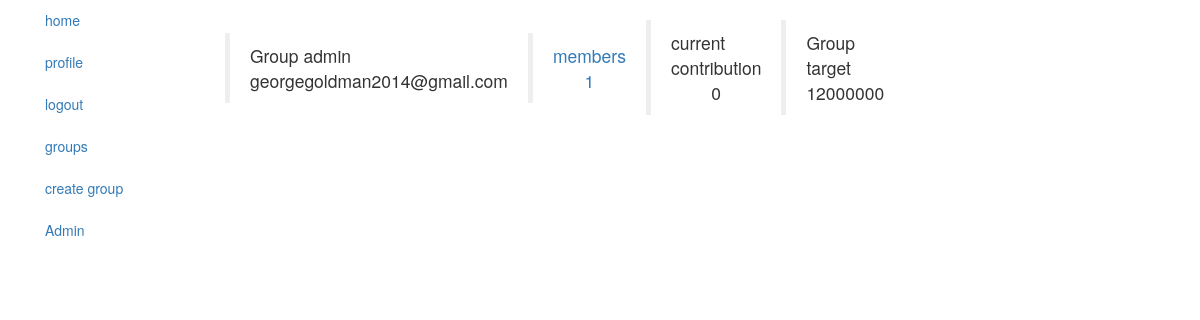
The page /group_details?group_name=Goldmine (signed in) on the database as committed earlier.
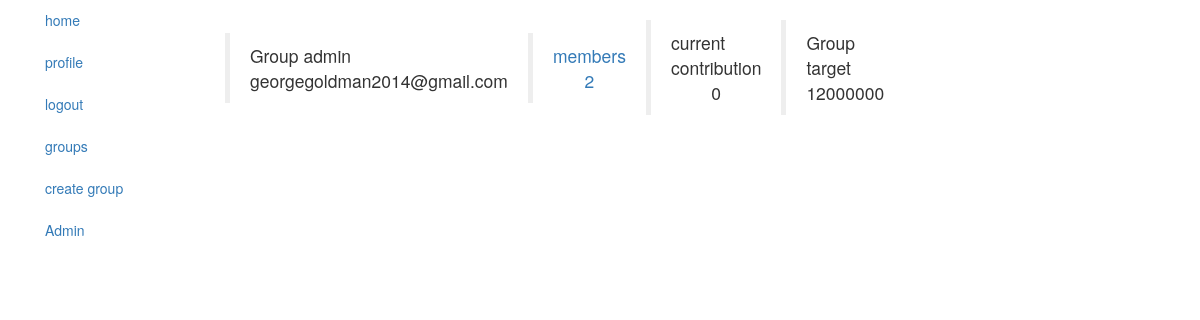
The same page on the database as committed later.
### application/models.py (models this page shows, shortened)
class Group(db.Model):
    id = db.Column(db.Integer, primary_key=True)
    group_name = db.Column(db.String(80))
    group_admin = db.Column(db.String(80))
    group_members = db.Column(db.Integer)
    group_target = db.Column(db.Integer)
    current_contribution = db.Column(db.Integer)
    members = db.relationship('Member', backref='members', lazy=True)
    user_id = db.Column(db.Integer, db.ForeignKey('user.id'))

### application/views.py (the view)
@view.route('/group_details')
@login_required
def group_details():
    group_name = request.args.get('group_name')
    group = Group.query.filter_by(group_name=group_name).first()
    return render_template('group-details.html', group=group)

### application/__init__.py (called while the page is built)
@login_manager.user_loader
def load_user(user_id):
    return User.query.get(user_id)

### application/templates/group-details.html
{% extends 'layout.html'%}
{% block content %}
  <br><div>
    <table>
      <tr>
          <td >
                <blockquote>Group admin<br>
              <center>{{group.group_admin}}</center></blockquote>
          </td>
          <td colspan="7">
                <a href="/member?members={{group.group_name}}">
                  <blockquote>members<br>
                <center>{{group.group_members}}</center></blockquote>
                </a>
          </td>
          <td colspan="7">
                <blockquote> current contribution<br>
                  <center>{{group.current_contribution}}</center>
                </blockquote>
          </td>
          <td colspan="7">
                <blockquote>Group target<br>
                  <center>{{group.group_target}}<center>
                </blockquote>
          </td>
      </tr>
    </table>
</div>
{% endblock %}

Rows that differ between the two databases and show on the page:
changed Group "georgegoldman2014@gmail.com": group_members "1" → "2"
